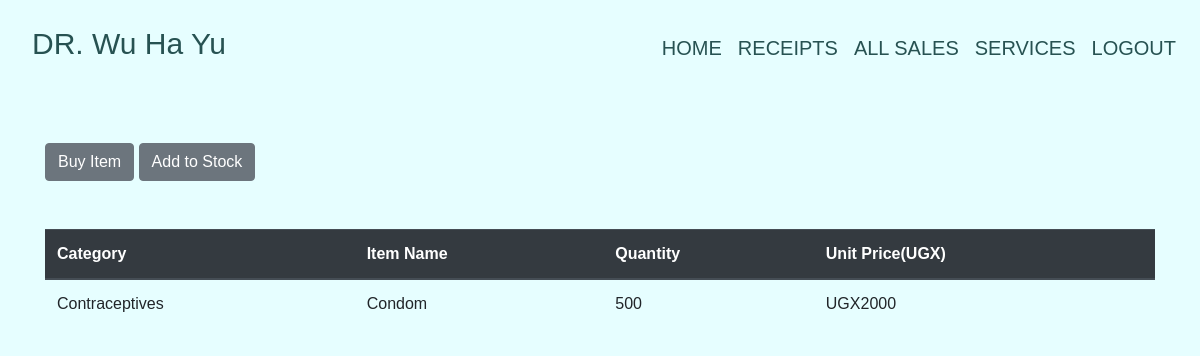
The page /index/19 (signed in) on the database as committed earlier.
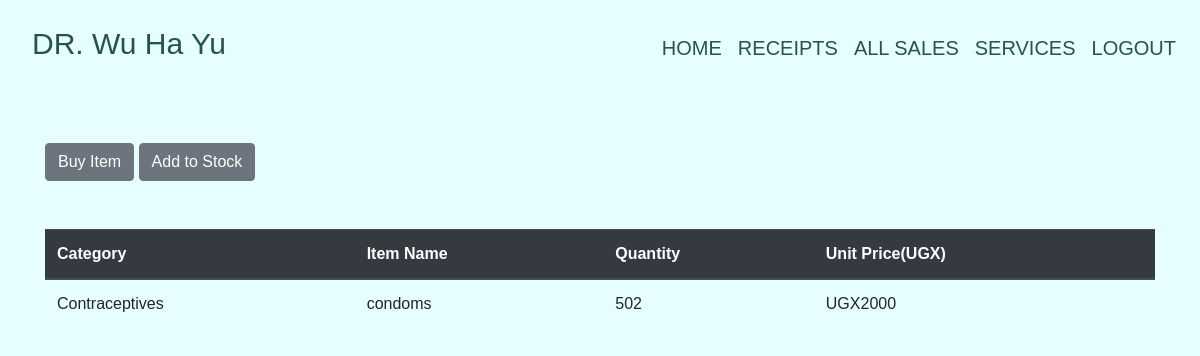
The same page on the database as committed later.
### pharmacy/models.py (models this page shows, shortened)
class Product(models.Model):
    category_name = models.ForeignKey(Category, on_delete=models.CASCADE, null=True, blank = True)
    item_name = models.CharField(max_length =50, null = True, blank = True)
    total_quantity = models.IntegerField(default = 0, null = True, blank = True)
    issued_quantity = models.IntegerField(default = 0, null = True, blank = True)
    received_quantity = models.IntegerField(default = 0, null = True, blank = True)
    unit_price = models.IntegerField(default = 0, null = True, blank = True)
    manufacturer = models.CharField(max_length=50, null = True, blank = True)
    brand = models.CharField(max_length=50, null = True, blank = True)

class Category(models.Model):
    name = models.CharField(max_length=50, null = True, blank = True)
    def __str__(self):
        return self.name

### pharmacy/views.py (the view)
# urls.py: path('index/<int:product_id>', views.product_detail, name = 'product_detail'),
@login_required
def product_detail(request, product_id):
    product = Product.objects.get(id = product_id)
    return render(request, 'products/products_detail.html', {'product': product})

### templates/products/products_detail.html
{% extends 'products/base.html'%} {% block content%}
<br></br>
<div class = "container">
    <a href="{% url 'issue_item' product.id %}" ><input type="submit" value="Buy Item" class="btn btn-secondary" btn type="button"/></a>
    <a href="{% url 'add_to_stock' product.id %}" ><input type= "submit" value="Add to Stock" class="btn btn-secondary btn" type="button"/></a>
</div>
<br></br>
<div class = "container">
  <table class="table">
    <thead class="thead-dark">
      <tr>
        <th scope="col">Category</th>
        <th scope="col">Item Name</th>
        <th scope="col">Quantity</th>
        <th scope="col">Unit Price(UGX)</th>
      </tr>
    </thead>
    <tbody>
      <tr>
        <td>{{product.category_name}}</td>
        <td>{{product.item_name}}</td>
        <td>{{product.total_quantity}}</td>
        <td>UGX{{product.unit_price}}</td>
      </tr>
    </tbody>
  </table>
</div>
{% endblock%}

Rows that differ between the two databases and show on the page:
changed Product "Contraceptives": item_name "Condom" → "condoms"; total_quantity "500" → "502"
